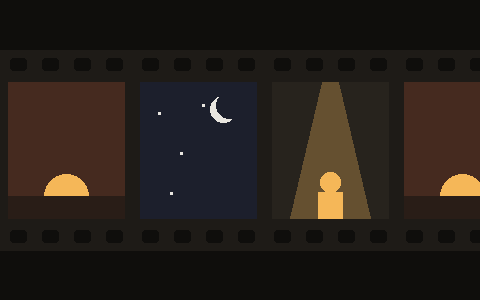
#> input picture assets/gifs/movies.gif, 480 x 300 px
$ python -i make_movies_clip.py   (imports and definitions only)
#> lines starting #> are read from the running program, lines starting #| are printed output that depends on the picture
### assets/gifs/cliplib.py
"""Shared bits for the home page's tile videos (make_*_clip.py): 960x600 frames at 30 fps, drawn with Pillow,
encoded to <name>.mp4 (H.264, muted, looping) plus <name>.jpg, the poster shown before it plays."""
import os, shutil, subprocess, urllib.request
from PIL import Image, ImageFont

HERE = os.path.dirname(os.path.abspath(__file__))
ROOT = os.path.dirname(os.path.dirname(HERE))
W, H, FPS = 960, 600, 30
FONTS = {  # the site's fonts (Google Fonts, OFL), plus a handwriting one for Music's postcard
    "Unbounded.ttf": "https://github.com/google/fonts/raw/main/ofl/unbounded/Unbounded%5Bwght%5D.ttf",
    "SpaceGrotesk.ttf": "https://github.com/google/fonts/raw/main/ofl/spacegrotesk/SpaceGrotesk%5Bwght%5D.ttf",
    "HomemadeApple.ttf": "https://github.com/google/fonts/raw/main/apache/homemadeapple/HomemadeApple-Regular.ttf",
}


def workdir(path):
#> called with path = 'assets/gifs/clip-work'
    os.makedirs(path, exist_ok=True)
    for name, url in FONTS.items():
        if not os.path.exists(os.path.join(path, name)):
            urllib.request.urlretrieve(url, os.path.join(path, name))
    return path


_fonts = {}
# [8 lines left out: function font, not called in this run]


def ease(u):
    u = min(max(u, 0), 1)
    return u * u * (3 - 2 * u)


class Frames:
    """Collects frames as numbered PNGs, then encodes them."""
    # [6 lines left out: function __init__, not called in this run]

    def add(self, im):
        im.convert("RGB").save(os.path.join(self.dir, "%04d.png" % self.n))
        self.n += 1

    # [8 lines left out: function encode, not called in this run]

### assets/gifs/make_movies_clip.py
#!/usr/bin/env python3
"""The home page's Movies tile: movies.mp4 + .jpg. Three original drawn scenes after three of Nick's favorites, cut
through black, each letterboxed 2.39:1 with film grain and a vignette (no titles):
  There Will Be Blood: an oil derrick burning at night in the desert, fire, black smoke, embers, a man in a hat
  Everything Everywhere All at Once: two rocks with googly eyes on a canyon ledge, the everything bagel turning above
  The Big Lebowski: a ball down the lane under the 70s neon stars, and a strike
Drawn, not footage (the films are someone else's). 3 s a scene, 9 s a loop.

    python3 make_movies_clip.py <work folder>    # needs Pillow and ffmpeg
"""
import math, os, random, sys
from PIL import Image, ImageChops, ImageDraw, ImageFilter
from cliplib import W, H, FPS, Frames, ease, workdir

# [1 line that did not run here, left out]
T = 8.0                      # loop length (s)
BAR = 99                     # letterbox bars: 960 x 402 picture, 2.39:1
TOP, BOT = BAR, H - BAR
HORIZON = TOP + 300
DX, DBASE = 600, HORIZON + 6  # the derrick's center and foot
DH = 165                      # its height


def particles(n, life, spawn, vel, size, seed):
    r = random.Random(seed)
    return [dict(b=r.random() * T, life=life * (0.6 + 0.8 * r.random()), x=spawn(r), vx=vel[0] * (r.random() - 0.5), vy=vel[1] * (0.6 + 0.8 * r.random()),
                 s=size * (0.6 + 0.8 * r.random()), ph=r.random() * 6.28, w=0.6 + r.random()) for _ in range(n)]


FIRE = particles(1200, 1.4, lambda r: (DX + (r.random() - 0.5) * 40, DBASE - DH + 4 + r.random() * 26), (56, -135), 18, 1)
LICKS = particles(420, 0.9, lambda r: (DX + (r.random() - 0.5) * 90 * (1 - r.random() * 0.6), DBASE - DH * r.random() ** 0.6), (30, -70), 13, 2)
SMOKE = particles(130, 7.0, lambda r: (DX + (r.random() - 0.5) * 50, DBASE - DH - 60 - r.random() * 50), (30, -20), 44, 3)
EMBERS = particles(140, 3.0, lambda r: (DX + (r.random() - 0.5) * 60, DBASE - DH), (90, -70), 2.2, 4)


# [118 lines left out: functions ages, fire_color, derrick, man, blood, not called in this run]


def finish(im):
    """Film: grain, a vignette and the letterbox bars."""
    grain = Image.effect_noise((W, H), 28).convert("RGB")
    im = ImageChops.add(im, ImageChops.multiply(grain, Image.new("RGB", (W, H), (60, 60, 60))), scale=1, offset=-12)
    vig = Image.new("L", (W // 8, H // 8), 0)
    ImageDraw.Draw(vig).ellipse((-W // 16, -H // 16 + 4, W // 8 + W // 16, H // 8 + H // 16 - 4), fill=255)
    im = Image.composite(im, Image.new("RGB", (W, H), (0, 0, 0)), vig.filter(ImageFilter.GaussianBlur(10)).resize((W, H), Image.BILINEAR).point(lambda v: 90 + v * 165 // 255))
    d = ImageDraw.Draw(im)
    d.rectangle((0, 0, W, TOP), fill=(0, 0, 0))
    d.rectangle((0, BOT, W, H), fill=(0, 0, 0))
    return im


# ---------- Everything Everywhere All at Once: the two rocks with googly eyes on a canyon ledge, the everything
# bagel turning in the sky behind them ----------

# [56 lines left out: functions googly, everything, not called in this run]


# ---------- The Big Lebowski: a ball down the lane under the 70s neon stars, a strike ----------

_pin = {}
# [81 lines left out: functions pin, lebowski, not called in this run]


# three scenes, each SCENE seconds, cutting through black
SCENES = [lambda t: blood(t + 3.0), everything, lebowski]  # (the fire is already going at 3 s)
SCENE = 3.0
DIP = 0.22  # seconds to black and back at each cut


# [11 lines left out: function main, not called in this run]


# [2 lines not run here, left out]

>>> import cv2
>>> picture = cv2.imread('movies.gif', cv2.IMREAD_GRAYSCALE)
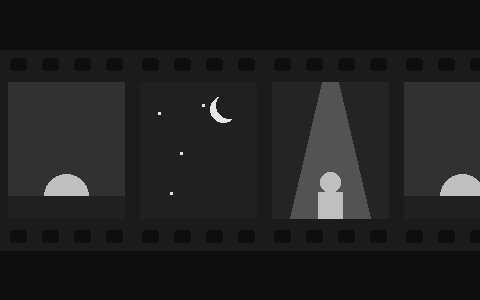
#> picture: shape (300, 480); min 14, max 230, mean 32
>>> result = finish(picture)
#> in finish, `grain = Image.effect_noise((W, H), 28).convert("RGB")`:
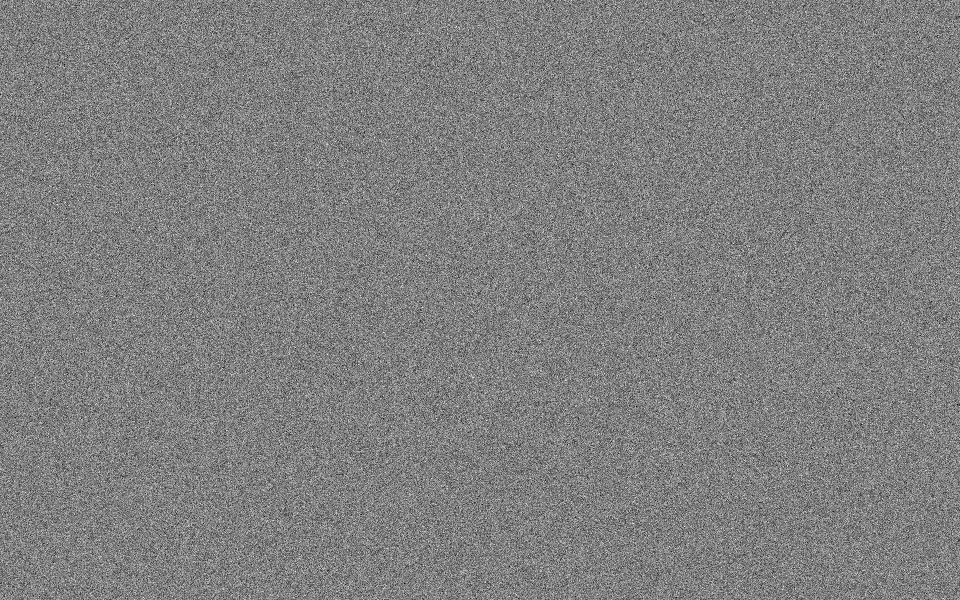
#> grain: PIL image 960x600 RGB; min 0, max 255, mean 127.5
#> (the run stopped early here; a loop or call above may not have finished)
